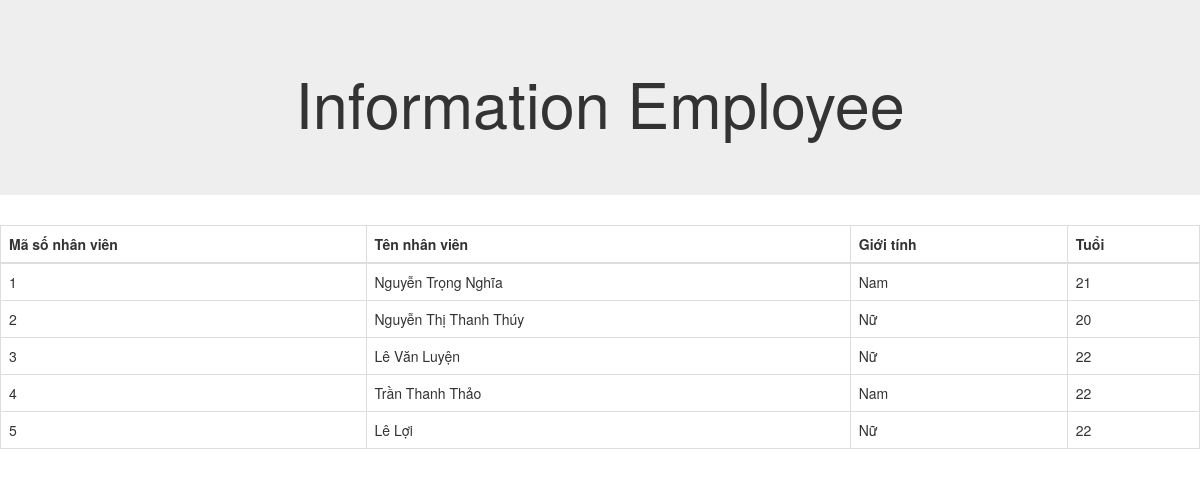
Screenshot of /employee/viewlist/ with the database file from the repository.
### employee/models.py (models this page shows)
class Employee(models.Model):
    employee_code = models.IntegerField()
    employee_name = models.CharField(max_length=150)
    employee_age = models.IntegerField()
    employee_sex = models.BooleanField()

### employee/views.py (the view)
# urls.py: path('viewlist/', views.viewlist, name='employee_list'),
def viewlist(request):
	employees = Employee.objects.all()
	context = {"employees": employees}
	return render(request, 'employee/view_list_employee.html', context)

### employee/templates/employee/view_list_employee.html (shortened to what this page needs)
{% extends "employee/base.html" %}
{% block content %}
<table class="table table-bordered">
    <thead class="thead-dark">
        <tr>
            <th>Mã số nhân viên</th>
            <th>Tên nhân viên</th>
            <th>Giới tính</th>
            <th>Tuổi</th>
        </tr>
    </thead>
    <tbody>
        {% for employee in employees %}
            <tr>
                <td>{{ employee.employee_code }}</td>
                <td>{{ employee.employee_name }}</td>
                {% if employee.employee_sex == 1 %}
                    <td>Nam</td>
                {% else %}
                    <td>Nữ</td>
                {% endif %}
                <td>{{ employee.employee_age }}</td>
            </tr>
        {% endfor %}
    </tbody>
</table>
{% endblock %}

### employee/templates/employee/base.html (shortened to what this page needs)
<!DOCTYPE html>
<html lang="en">
<head>
    {% load static %}
    <link rel="stylesheet" type="text/css" href="{% static 'css/bootstrap.min.css' %}">
</head>
<body>
    <div class="head">
        <div class="jumbotron text-center">
            <h1>{% block header %}Information Employee{% endblock %}</h1>
        </div>
    </div>
    <div class="main">
        {% block content %}
        {% endblock %}
    </div>
</body>
</html>

### rows the page displays
Employee: employee_code "1", employee_name "Nguyễn Trọng Nghĩa", employee_sex "Nam", employee_age "21"
Employee: employee_code "2", employee_name "Nguyễn Thị Thanh Thúy", shows "Nữ", employee_age "20"
Employee: employee_code "3", employee_name "Lê Văn Luyện", shows "Nữ", employee_age "22"
Employee: employee_code "4", employee_name "Trần Thanh Thảo", employee_sex "Nam", employee_age "22"
Employee: employee_code "5", employee_name "Lê Lợi", shows "Nữ", employee_age "22"
